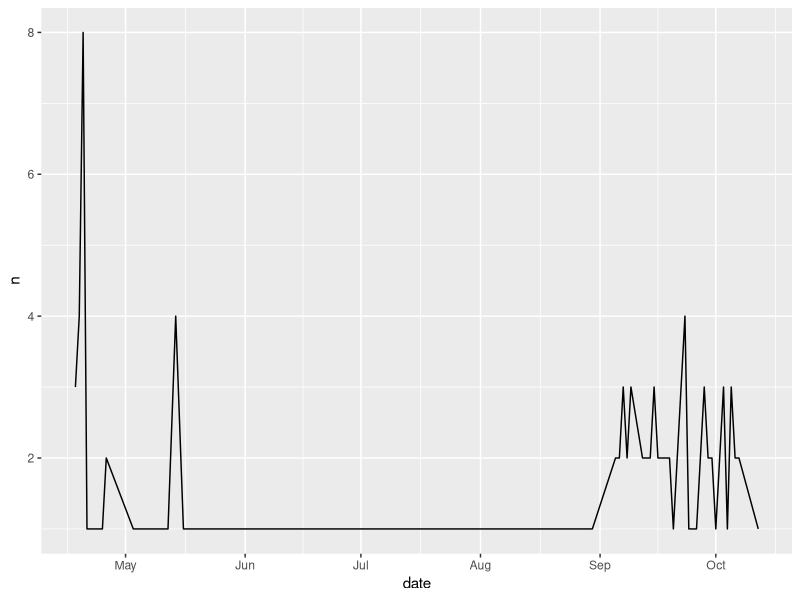

R code for this plot:
## ---- chunk 1
#| label: load-packages
#| message: false

library(tidyverse)
## ---- chunk 2
#| label: load-data
#| message: false

chronicle <- read_csv("data/chronicle.csv")
## ---- chunk 3
#| label: union-title-abstract

chronicle |>
  count(author, sort = TRUE)
## ---- chunk 4
#| label: articles-per-day

chronicle |>
  count(date) |>
  ggplot(aes(x = date, y = n, group = 1)) +
  geom_line()
## ---- chunk 5
#| label: climate-title

chronicle |>
  mutate(
    title = str_to_lower(title),
    climate = if_else(str_detect(title, "climate"), "mentioned", "not mentioned")
    ) |>
  count(climate) |>
  mutate(prop = n / sum(n))
## ---- chunk 6
#| label: climate-title-abstract

chronicle |>
  mutate(
    title = str_to_lower(title),
    abstract = str_to_lower(abstract),
    climate = if_else(
      str_detect(title, "climate") | str_detect(abstract, "climate"), 
      "mentioned", 
      "not mentioned"
      )
    ) |>
  count(climate) |>
  mutate(prop = n / sum(n))
## ---- chunk 7
# add code here
